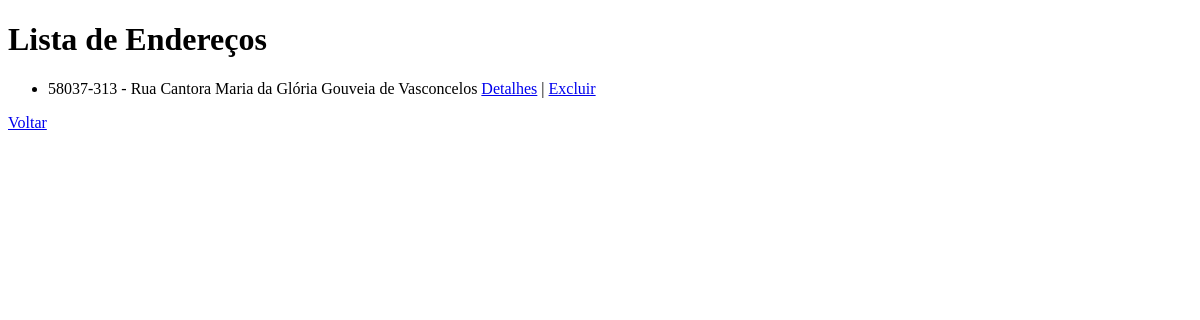
The page /list/ on the database as committed earlier.
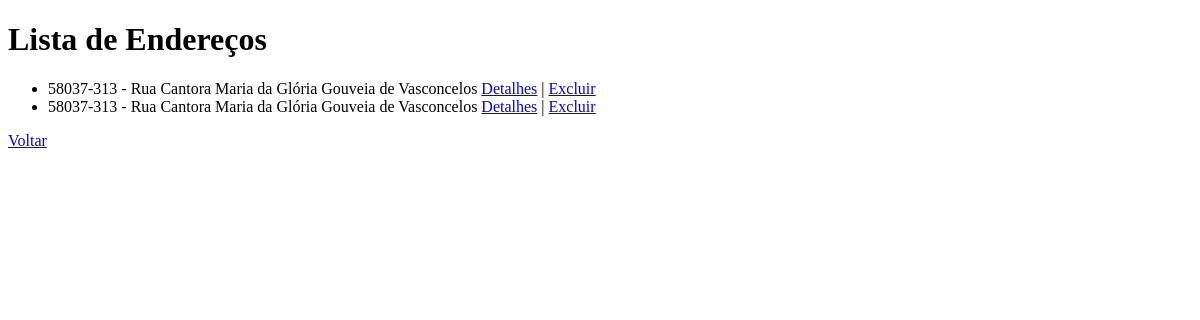
The same page on the database as committed later.
### core/models.py (models this page shows, shortened)
class Endereco(models.Model):
    rua = models.CharField(max_length=100)
    bairro = models.CharField(max_length=100)
    cidade = models.CharField(max_length=100)
    estado = models.CharField(max_length=100)
    cep = models.CharField(max_length=20)

### core/views.py (the view)
# urls.py: path('list/', EnderecoListView.as_view(), name = 'list'),
class EnderecoListView(ListView):
    model = Endereco
    template_name = "Endereco/Endereco_list.html"
    context_object_name = "enderecos"

### core/templates/Endereco/Endereco_list.html (shortened to what this page needs)
<!DOCTYPE html>
<html lang="pt-br">
<head>
</head>
<body>
    <h1>Lista de Endereços</h1>
    <ul>
        {% for e in enderecos %}
            <li>
                {{ e.cep }} - {{ e.rua }}
                <a href="{% url 'detail' e.id %}">Detalhes</a> |
                <a href="{% url 'delete' e.id %}">Excluir</a>
            </li>
        {% empty %}
            <li>Nenhum endereço cadastrado.</li>
        {% endfor %}
    </ul>
    <a href="{% url 'home' %}">Voltar</a>
</body>
</html>

Rows that differ between the two databases and show on the page:
added Endereco: cep "58037-313", rua "Rua Cantora Maria da Glória Gouveia de Vasconcelos"
